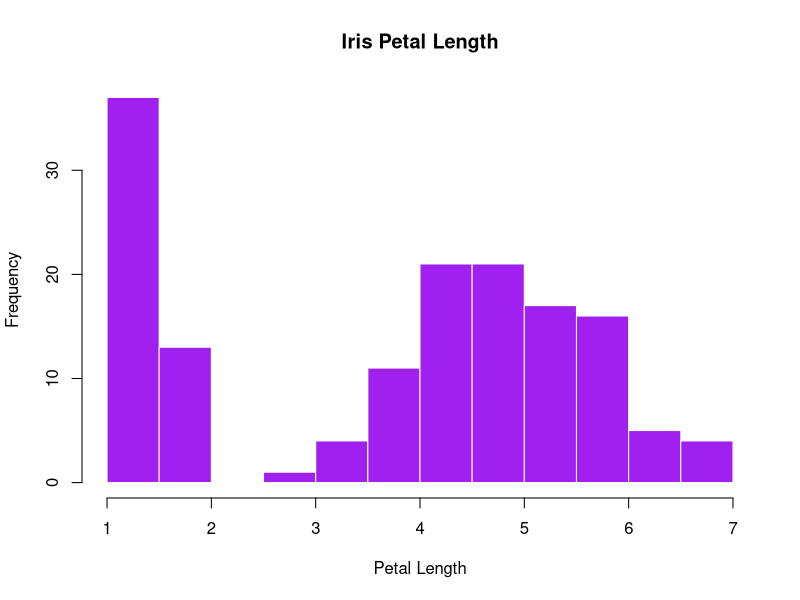

This chart was generated by the following R code: (Note: this script raises an error after producing the figure.)
# Open dataset called Iris (already in library)
data(iris)

#Define new variable that only uses one column of the dataset
iris_petal_length=iris$Petal.Length

#Fine the mean and define a new object
petal_length_mean=mean(iris_petal_length)

#Plot the histogram using the earlier object
hist(iris_petal_length,
     col = "purple", 
     main = "Iris Petal Length", 
     xlab="Petal Length",
     border = "white")

#Ggplot Example
#Install ggplot
install.packages("ggplot2")
library(ggplot2)

#Plot the histogram
ggplot(iris_petal_length, 
      geom = "histogram",
      fill= I("purple"),
      alpha=0.5,
      col=I("black"),
      xlab= "Petal Length",
      binwidth=)

